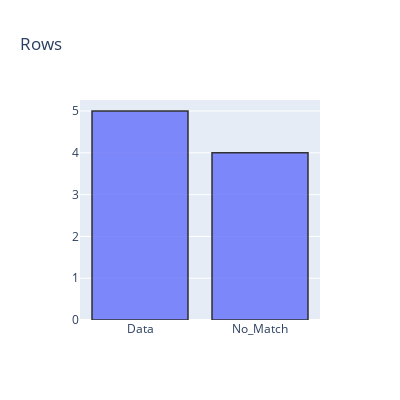

Notebook code cell kept with this figure:
### Code cell
import plotly.graph_objects as go

fig = go.Figure(data=[go.Bar(
    x=['Data', 'No_Match'],
    y=[book1.shape[0],missing_data.shape[0]],
    width=[0.8, 0.8],
)])
fig.update_traces(marker_line_color='black',
                  marker_line_width=1.5, opacity=0.8,)


fig.update_layout(title_text='Rows', height=400, width = 400)
fig.show()

### Figure 1 — Plotly figure (JSON) as saved in the notebook; plotly's stock layout.template omitted (floating-point values rounded to 4 significant figures)
{"data": [{"marker": {"line": {"color": "black", "width": 1.5}}, "opacity": 0.8, "type": "bar", "width": [0.8, 0.8], "x": ["Data", "No_Match"], "y": [5, 4]}], "layout": {"height": 400, "title": {"text": "Rows"}, "width": 400}}
